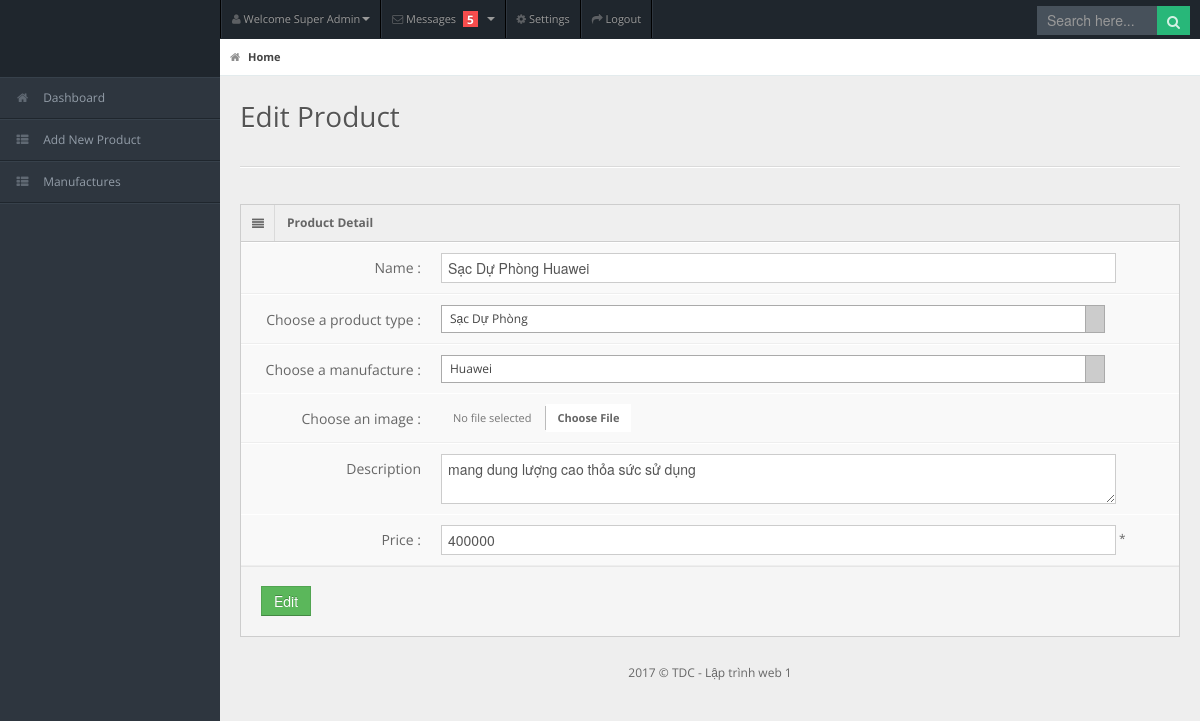
Page /Editform.php?id=24 (signed in) on the committed database.
### tables this page shows
CREATE TABLE IF NOT EXISTS `product` (
  `ID` int(11) NOT NULL AUTO_INCREMENT,
  `name` text NOT NULL,
  `image` text NOT NULL,
  `description` text NOT NULL,
  `manu_ID` int(11) NOT NULL,
  `price` int(11) NOT NULL,
  `type_ID` int(11) NOT NULL,
  PRIMARY KEY (`ID`)
);

### db.php (called while the page is built, shortened)
<?php
class Db{
	public static $conn;
	public function __construct(){
		self::$conn = new mysqli(DB_HOST,DB_USER,DB_PASS,DB_NAME);
		self::$conn->set_charset('utf8');
	}
	public function getData($obj){
		$arr = array();
		while($row = $obj->fetch_assoc()){
			$arr[]=$row;
		}
		return $arr;
	}
	public function HTSP($ID){
		$sql = "SELECT * FROM `product`
		WHERE `ID` = $ID";
		$result = self::$conn->query($sql);
		return $this->getData($result);
	}
}

### Editform.php (the view, shortened to what this page needs)
<!DOCTYPE html>
<?php
include "db.php";
$id = $_GET['id'];
$db = new Db;
$sp = $db->HTSP($id);
?>
<html lang="en">
<head>
	<link rel="stylesheet" href="public/css/bootstrap.min.css" />
	<link rel="stylesheet" href="public/css/bootstrap-responsive.min.css" />
	<link rel="stylesheet" href="public/css/uniform.css" />
	<link rel="stylesheet" href="public/css/select2.css" />
	<link rel="stylesheet" href="public/css/matrix-style.css" />
	<link rel="stylesheet" href="public/css/matrix-media.css" />
	<link href="public/font-awesome/css/font-awesome.css" rel="stylesheet" />
</head>
<body>
	<div id="header">
		<h1><a href="dashboard.php">Dashboard</a></h1>
	</div>
	<div id="user-nav" class="navbar navbar-inverse">
		<ul class="nav">
			<li  class="dropdown" id="profile-messages" ><a title="" href="#" data-toggle="dropdown" data-target="#profile-messages" class="dropdown-toggle"><i class="icon icon-user"></i>  <span class="text">Welcome Super Admin</span><b class="caret"></b></a>
			</li>
			<li class="dropdown" id="menu-messages"><a href="#" data-toggle="dropdown" data-target="#menu-messages" class="dropdown-toggle"><i class="icon icon-envelope"></i> <span class="text">Messages</span> <span class="label label-important">5</span> <b class="caret"></b></a>
			</li>
			<li class=""><a title="" href="#"><i class="icon icon-cog"></i> <span class="text">Settings</span></a></li>
			<li class=""><a title="" href="logout.php"><i class="icon icon-share-alt"></i> <span class="text">Logout</span></a></li>
		</ul>
	</div>
	<div id="search">
		<form action="result.php" method="get">
			<input type="text" placeholder="Search here..." name="key"/>
			<button type="submit" class="tip-bottom" title="Search"><i class="icon-search icon-white"></i></button>
		</form>
	</div>
	<div id="sidebar"> <a href="#" class="visible-phone"><i class="icon icon-th"></i>Tables</a>
		<ul>
			<li><a href="index.php"><i class="icon icon-home"></i> <span>Dashboard</span></a> </li>
			<li> <a href="form.php"><i class="icon icon-th-list"></i> <span>Add New Product</span></a></li>
			<li> <a href="manufactures.php"><i class="icon icon-th-list"></i> <span>Manufactures</span></a></li>
		</ul>
	</div>
	<div id="content">
		<div id="content-header">
			<div id="breadcrumb"> <a href="#" title="Go to Home" class="tip-bottom current"><i class="icon-home"></i> Home</a></div>
			<h1>Edit Product</h1>
		</div>
		<div class="container-fluid">
			<hr>
			<div class="row-fluid">
				<div class="span12">
					<div class="widget-box">
						<div class="widget-title"> <span class="icon"> <i class="icon-align-justify"></i> </span>
							<h5>Product Detail</h5>
						</div>
						<div class="widget-content nopadding">
							<form action="update.php" method="post" class="form-horizontal" enctype="multipart/form-data">
								<div class="control-group">
									<label class="control-label">Name :</label>
									<div class="controls">
										<input type="text" class="span11" name="name" value="<?php echo $sp[0]['name'] ?>" />
									</div>
								</div>
								<div class="control-group">
									<label class="control-label">Choose a product type :</label>
									<div class="controls">
										</div>
									</div>
									<div class="control-group">
										<label class="control-label">Choose a manufacture :</label>
										<div class="controls">
										</div>
										<div class="control-group">
											<label class="control-label">Choose an image :</label>
											<div class="controls">
											</div>
										</div>
										<div class="control-group">
											<label class="control-label">Description</label>
											<div class="controls">
												<textarea class="span11" placeholder="Description" name = "description"><?php echo $sp[0]['description'] ?></textarea>
											</div>
											<div class="control-group">
												<label class="control-label">Price :</label>
												<div class="controls">
													<input value="<?php echo $sp[0]['price'] ?>" type="text" class="span11" placeholder="price" name = "price" /> *
												</div>
											</div>
											<div class="form-actions">
												<button type="submit" class="btn btn-success">Edit</button>
											</div>
										</div>
									</form>
								</div>
							</div>
						</div>
					</div>
				</div>
			</div>
			<div class="row-fluid">
				<div id="footer" class="span12"> 2017 &copy; TDC - Lập trình web 1</div>
			</div>
		</body>
		</html>

### public/css/matrix-media.css (style rules this page uses)
body { background:#2E363F; }
#header { background-color: #1f262d; margin-top:10px; }
#search input[type=text], #search button { background-color: #28b779; }
#sidebar > ul { border-bottom: 1px solid #37414b }
#sidebar > ul > li { border-top: 1px solid #37414b; border-bottom: 1px solid #1f262d; }
#search input[type=text] { background-color: #47515b; color: #fff; }

### rows in the picture
product: name "Sạc Dự Phòng Huawei", description "mang dung lượng cao thỏa sức sử dụng", price "400000"
